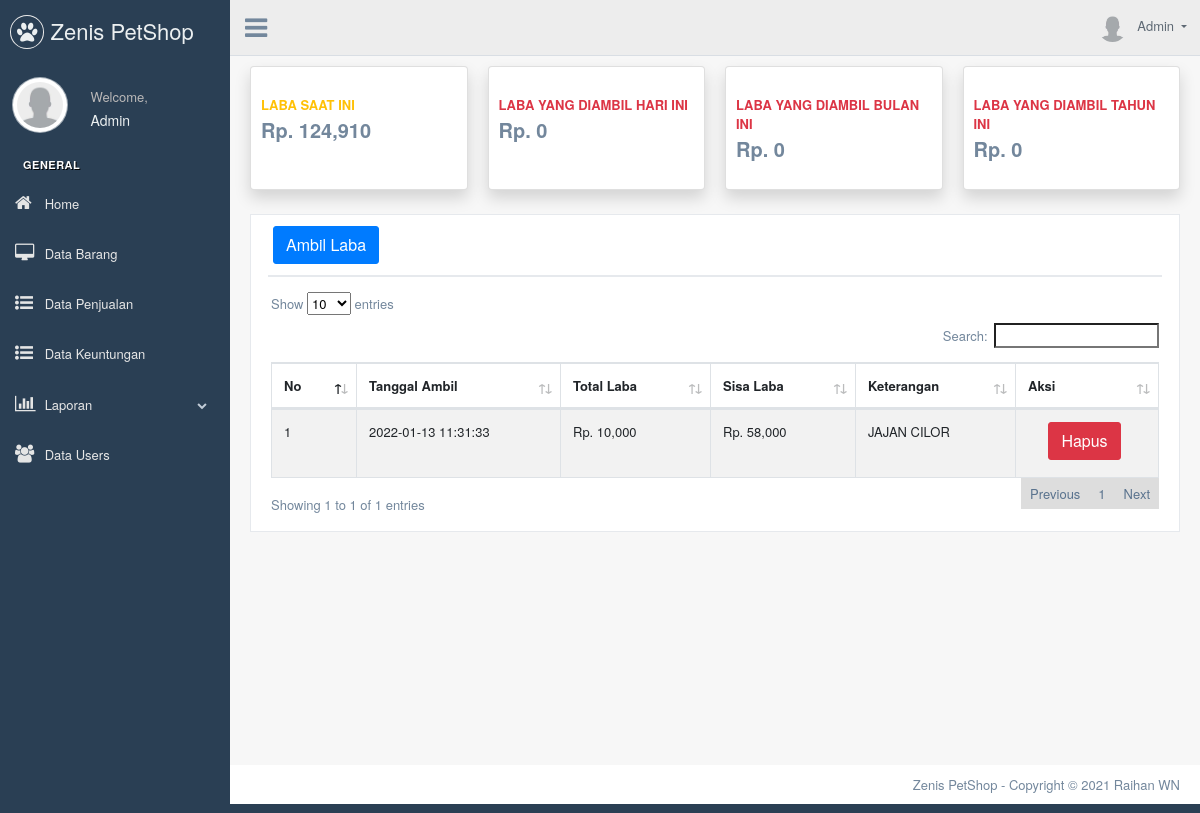
The page /index.php?menu=data_keuntungan (signed in) on the database its author committed.
### tables this page shows
CREATE TABLE `users` (
  `id` int(4) NOT NULL,
  `username` varchar(20) NOT NULL,
  `password` varchar(255) NOT NULL,
  `title` varchar(20) NOT NULL,
  `img` varchar(50) DEFAULT NULL
);

CREATE TABLE `laba` (
  `id_laba` int(1) NOT NULL,
  `total_laba` int(11) NOT NULL,
  `updated` date NOT NULL
);

CREATE TABLE `histori_ambil_laba` (
  `id_hal` int(11) NOT NULL,
  `tgl_ambil` datetime NOT NULL,
  `laba_diambil` int(11) NOT NULL,
  `sisa` int(11) NOT NULL,
  `ket` varchar(255) NOT NULL
);

### index.php (the view, shortened to what this page needs)
<?php
if (!isset($_SESSION['user'])) {
  header('location:login.php');
} else {
  $username = $_SESSION['user'];
}
$koneksi = mysqli_connect("localhost", "root", "", "stok");
$qe1 = mysqli_query($koneksi, "SELECT * FROM users WHERE username='$username'");
$qe2 = mysqli_fetch_array($qe1);
?>
<!DOCTYPE html>
<html lang="en">
<head>
  <link href="vendors/bootstrap/dist/css/bootstrap.min.css" rel="stylesheet">
  <link href="vendors/font-awesome/css/font-awesome.min.css" rel="stylesheet">
  <link href="vendors/datatables/datatables.min.css" rel="stylesheet">
  <link href="build/css/custom.min.css" rel="stylesheet">
</head>
<body class="nav-md">
  <div class="container body">
    <div class="main_container">
      <div class="col-md-3 left_col menu_fixed">
        <div class="left_col scroll-view">
          <div class="navbar nav_title" style="border: 0;">
            <a href="index.html" class="site_title"><i class="fa fa-paw"></i> <span>Zenis PetShop</span></a>
          </div>
          <div class="profile clearfix">
            <div class="profile_pic">
              <img src="img/<?= $qe2['img'] ?>" class="img-circle profile_img">
            </div>
            <div class="profile_info">
              <span>Welcome,</span>
              <h2><?= $qe2['title'] ?></h2>
            </div>
          </div>
          <br />
          <div id="sidebar-menu" class="main_menu_side hidden-print main_menu">
            <div class="menu_section">
              <h3>General</h3>
              <ul class="nav side-menu">
                <li>
                  <a href="?menu=home"><i class="fa fa-home"></i> Home</a>
                </li>
                <li><a href="?menu=data_barang"><i class="fa fa-desktop"></i> Data Barang </a></li>
                <li><a href="?menu=data_penjualan"><i class="fa fa-list-ul"></i> Data Penjualan </a></li>
                <li><a href="?menu=data_keuntungan"><i class="fa fa-list-ul"></i> Data Keuntungan</a></li>
                <li><a><i class="fa fa-bar-chart"></i> Laporan <span class="fa fa-chevron-down"></span></a>
                </li>
                <li><a href="?menu=data_users"><i class="fa fa-users"></i> Data Users </a></li>
              </ul>
            </div>
          </div>
        </div>
      </div>
      <div class="top_nav">
        <div class="nav_menu">
          <div class="nav navbar-nav toggle">
            <a id="menu_toggle"><i class="fa fa-bars"></i></a>
          </div>
          <nav class="nav navbar-nav">
            <ul class=" navbar-right">
              <li class="nav-item dropdown open" style="padding-left: 15px;">
                <a href="javascript:;" class="user-profile dropdown-toggle" aria-haspopup="true" id="navbarDropdown" data-toggle="dropdown" aria-expanded="false">
                  <img src="img/<?= $qe2['img'] ?>" alt=""><?= $qe2['title'] ?>
                </a>
              </li>
            </ul>
          </nav>
        </div>
      </div>
      <div class="right_col" role="main">
        <div class="">
          <div class="row">
            <div class="col-md-12 col-sm-12  ">
              <?php include "helpers/tanggal.php";
              if (isset($_GET["menu"])) {
                include_once('views/' . $_GET["menu"] . ".php");
              } else {
                include "views/home.php";
              }
              ?>
            </div>
          </div>
        </div>
      </div>
      <footer>
        <div class="pull-right">
          Zenis PetShop - Copyright © 2021 Raihan WN
        </div>
        <div class="clearfix"></div>
      </footer>
    </div>
  </div>
</body>
</html>

### views/data_keuntungan.php (shortened to what this page needs)
<div class="row">
    <?php
    $qry1 = mysqli_query($koneksi, "SELECT * FROM laba WHERE id_laba='1'");
    $t1 = mysqli_fetch_array($qry1);
    $qry2 = mysqli_query($koneksi, "SELECT sum(laba_diambil) as total_laba FROM histori_ambil_laba WHERE LEFT(tgl_ambil,10)='" . date("Y-m-d") . "'");
    $t2 = mysqli_fetch_array($qry2);
    $qry3 = mysqli_query($koneksi, "SELECT sum(laba_diambil) as total_laba FROM histori_ambil_laba WHERE LEFT(tgl_ambil,7)='" . date("Y-m") . "'");
    $t3 = mysqli_fetch_array($qry3);
    $qry4 = mysqli_query($koneksi, "SELECT sum(laba_diambil) as total_laba FROM histori_ambil_laba WHERE LEFT(tgl_ambil,4)='" . date("Y") . "'");
    $t4 = mysqli_fetch_array($qry4);
    ?>
    <div class="col-xl-3 col-md-6 mb-4">
        <div class="card border-left-warning shadow h-100 py-2">
            <div class="card-body">
                <div class="row no-gutters align-items-center">
                    <div class="col">
                        <div class="text-xs font-weight-bold text-warning text-uppercase mb-1">Laba saat ini</div>
                        <div class="h5 mb-0 font-weight-bold text-gray-800">Rp. <?= number_format($t1['total_laba']) ?></div>
                    </div>
                </div>
            </div>
        </div>
    </div>
    <div class="col-xl-3 col-md-6 mb-4">
        <div class="card border-left-warning shadow h-100 py-2">
            <div class="card-body">
                <div class="row no-gutters align-items-center">
                    <div class="col">
                        <div class="text-xs font-weight-bold text-danger text-uppercase mb-1">Laba yang diambil hari ini</div>
                        <div class="h5 mb-0 font-weight-bold text-gray-800">Rp. <?= number_format($t2['total_laba']) ?></div>
                    </div>
                </div>
            </div>
        </div>
    </div>
    <div class="col-xl-3 col-md-6 mb-4">
        <div class="card border-left-warning shadow h-100 py-2">
            <div class="card-body">
                <div class="row no-gutters align-items-center">
                    <div class="col">
                        <div class="text-xs font-weight-bold text-danger text-uppercase mb-1">Laba yang diambil bulan ini</div>
                        <div class="h5 mb-0 font-weight-bold text-gray-800">Rp. <?= number_format($t3['total_laba']) ?></div>
                    </div>
                </div>
            </div>
        </div>
    </div>
    <div class="col-xl-3 col-md-6 mb-4">
        <div class="card border-left-warning shadow h-100 py-2">
            <div class="card-body">
                <div class="row no-gutters align-items-center">
                    <div class="col">
                        <div class="text-xs font-weight-bold text-danger text-uppercase mb-1">Laba yang diambil tahun ini</div>
                        <div class="h5 mb-0 font-weight-bold text-gray-800">Rp. <?= number_format($t4['total_laba']) ?></div>
                    </div>
                </div>
            </div>
        </div>
    </div>
</div>
<div class="x_panel">
    <div class="x_title">
        <a href="" class="btn btn-primary" data-toggle="modal" data-target="#modal"> Ambil Laba</a>
    </div>
    <div class="x_content">
        <div class="row">
            <div class="col-sm-12">
                <div class="card-box table-responsive">
                    <table id="datatable-responsive" class="table table-striped table-bordered dt-responsive nowrap" cellspacing="0" width="100%">
                        <thead>
                            <tr>
                                <th>No</th>
                                <th>Tanggal Ambil</th>
                                <th>Total Laba</th>
                                <th>Sisa Laba</th>
                                <th>Keterangan</th>
                                <th>Aksi</th>
                            </tr>
                        </thead>
                        <tbody>
                            <?php
                            $no1 = 1;
                            $query2 = mysqli_query($koneksi, "SELECT *
                                    FROM histori_ambil_laba
                                    ORDER BY tgl_ambil DESC");
                            while ($col1 = mysqli_fetch_array($query2)) {
                            ?>
                                <tr>
                                    <td><?php echo $no1; ?></td>
                                    <td><?php echo $col1['tgl_ambil']; ?></td>
                                    <td>Rp. <?php echo number_format($col1['laba_diambil']) ?></td>
                                    <td>Rp. <?php echo number_format($col1['sisa']) ?></td>
                                    <td><?= $col1['ket'] ?></td>
                                    <td class="text-center">
                                        <a href="?menu=hapus_histori&id=<?php echo $col1['id_hal']; ?>" class="btn btn-danger" title='Hapus Data ini' onclick="return confirm('Anda yakin ingin menghapus data ini?')">
                                            Hapus
                                        </a>
                                    </td>
                                </tr>
                            <?php $no1++;
                            } ?>
                        </tbody>
                    </table>
                </div>
            </div>
        </div>
    </div>
</div>

### rows shown on the page
users: img (placeholder picture), title "Admin"
laba: total_laba "124,910"
histori_ambil_laba: tgl_ambil "2022-01-13 11:31:33", laba_diambil "10,000", sisa "58,000", ket "JAJAN CILOR"

### other values the page prints
$t2['total_laba'] "0"
$t3['total_laba'] "0"
$t4['total_laba'] "0"
